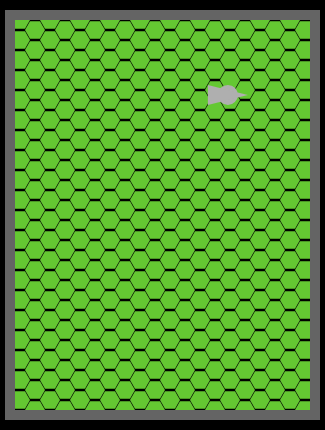
Frame 1 (no input)
Frame 60 (no input): identical to frame 1, image omitted
Frame 120 (the mouse pressed at the canvas centre since frame 60): identical to frame 1, image omitted

The p5.js sketch that drew this single still picture (run headless with seeded random() and noise() and a simulated clock; from frame 60 on, the mouse is pressed at the canvas centre):

// p5.js sketch
// ── sketch.js
var headCount = 20
var headSize = 10
var ts = headSize*2
var fieldWidth = 20
var fieldHeight = 20

var border = 10
var canvisWidth = fieldWidth * (ts * .75) + ts / 4
var canvisHeight = (fieldHeight) * (ts) + ts / 2
var fr = 120

function setup() {
  frameRate(fr)
  createCanvas(canvisWidth + border * 2, canvisHeight + border * 2);
  createField(border, border, fieldWidth / 2, fieldHeight, ts);
  // newSheepPop(width / 2, height / 2, headCount, headSize)
  testSheep(width / 2, height / 2, 1, headSize)
}

function draw() {
  clear()
  background(0)

  fieldIs()
  sheepPopIs()
  // shepherdessIs(sheepPop)
  


  // fence
  let fenceX = 0 + border
  let fenceY = 0 + border + ts / 4
  let fenceWidth = width - border * 2
  let fenceHeight = height - border * 2 - ts / 2
  noFill()
  stroke(100)
  strokeWeight(ts / 2)
  rect(fenceX, fenceY, fenceWidth, fenceHeight)
}
// ── field.js
var field = []

function fieldIs(){
    for (let tile of field) {
        tile.is()
    }
}

function createField(x, y, h, w, s) {
    for (i = 1; i <= w ; i++) {
      for (ii = 0; ii < h; ii++){
        field.push(new Tile(x + s/2 + (ii*((s)*1.5)), y + -s/2 + (i*(s)), s,field.length-1));
      }
      for (ii = 0; ii < h; ii++){
        field.push(new Tile(x+ s*1.25 + (ii*((s)*1.5)), y + (i*(s)), s,field.length-1));
      }
    }
  }
  
  function logistic(t) {
      return 1/(1+(Math.E**(t*-1)))
  }

class Tile {
    constructor(x, y, s, n) {
        this.x = x
        this.y = y
        this.pos = createVector(x,y)
        this.s = s/2
        this.growthTime = 13
        this.growth = 1
        this.growthRate = .0001
        this.stroke = 0
        this.strokeWeight = 1
        this.self = n
        this.isdead = false
    }

    is() {
        if (!this.isdead){
            this.grow();
            this.form();
        } else {
            this.dead()
        }
    }

    form() {
        let c = 255*this.growth
        let angle = TWO_PI / 6;
        fill(100,200,50,c)
        // stroke(this.stroke)
        noStroke()
        strokeWeight(this.strokeWeight);
        beginShape();
        for (let a = 0; a < TWO_PI; a += angle) {
        let sx = this.x + cos(a) * this.s;
        let sy = this.y + sin(a) * this.s;
        vertex(sx, sy);
        }
        endShape(CLOSE);
    }

    dead(){
            let c = 255*this.growth
            let angle = TWO_PI / 6;
            fill(300,0,0,c)
            // stroke(this.stroke)
            noStroke()
            strokeWeight(this.strokeWeight);
            beginShape();
            for (let a = 0; a < TWO_PI; a += angle) {
            let sx = this.x + cos(a) * this.s;
            let sy = this.y + sin(a) * this.s;
            vertex(sx, sy);
            }
            endShape(CLOSE);
    }

    grow() {
        if (this.growthTime < 13 && this.growth < 1) {
            this.growthTime = this.growthTime + this.growthRate;
            this.growth = logistic(this.growthTime)
        }
        if (this.growthTime > 13 || this.growth > 1)  {
            this.growthTime = 13;
            this.growth = 1
        }
        if (this.growth <= .3) {
            this.isdead = true
        }
    }


    eat(rate) {
        if (this.growth > 0) {
            this.growthTime = this.growthTime - rate;
            this.growth = logistic(this.growthTime)

        }
    }
}
// ── herd.html
<!DOCTYPE html>
<html lang="en">
  <head>
    <meta charset="utf-8" />
    <meta name="viewport" content="width=device-width, initial-scale=1.0">

    <title>Sketch</title>

    <link rel="stylesheet" type="text/css" href="style.css">

    <script src="p5.js"></script>
    <!-- <script src="p5.dom.js"></script> -->

  </head>

  <body>
    <!-- <script src="herds.js"></script> -->
    <script src="field.js"></script>
    <script src="sheep.js"></script>
    <script src="shepherdess.js"></script>
    <script src="sketch.js"></script>
  </body>
</html>
// ── sheep.js
//Sheep object array
var sheepPop = []
//sheep object population initialization
function newSheepPop(x, y, h, s) {
    let spread = 100
    for (let i = 0; i < h; i++) {
        // sheepPop.push(new Sheep(random(x- width/spread, x+ width/spread), random(y- height/spread, y+ height/spread),s,i))
        // sheepPop.push(new Sheep(0,0,s,i))
        // sheepPop.push(new Sheep(width/2,height/2,s,i))
        sheepPop.push(new Sheep(random(border, width - border), random(border, height - border), s, i))
    }
}
//test sheep intialization
function testSheep(x, y, h, s) {
    sheepPop.push(new Sheep(random(border, width - border), random(border, height - border), s, 0))
}
//Sheep object population is function
function sheepPopIs() {
    for (let sheep of sheepPop) {
        sheep.is()
    }
}

class Sheep {
    constructor(x, y, r) {
        //meta physics
        this.noiseSeed = noiseSeed()
        this.noiseCount = 0
        this.mouse = createVector(mouseX, mouseY)
        //passive physics
        this.size = r * 2
        this.color = random(100, 200)
        this.reach = this.size
        this.speedMax = 1 // max distance traveled in a single frame
        this.accelerationRate = .01 //0-1
        this.decelerationRate = .01 //0-1
        this.turnMax = .03 // 0 - 3.14
        // this.cRate = .05
        this.maxSight = 70
        //active physics
        this.pos = createVector(x, y)
        this.velocity = createVector(x, y)
        this.speed = 0
        this.orientation = 0

        //behavioral constraints
        // this.accelerationFunction = //0-1
        // this.decelerationFunction = //0-1

        //knowledge
        this.food = []
        this.foodGrades = [1, .7, .4, .1]

        this.nearestFood = 0
        this.nearestFoodLocation = createVector(x, y)
        this.nearestFoodDistance = 0
        

        //behavior
        this.cRate = .05
        this.maxC = 0
        this.speedTarget = 0 //0 - 1
        this.accelerationTarget = 0
        this.faceTarget = this.velocity.heading()
        this.target = createVector(x, y)

        //flags
        this.eating = false
        this.moving = false
    }

    is() {
        this.metaPhysics()
        this.behavior()
        this.Physics()
        this.form()
    }

    
    metaPhysics() {
        this.noiseCount++
        this.mouse.set(mouseX, mouseY)
    }

    behavior() {
        this.graze()
    }


    locateFood() {

        this.food.length = 0
        for (let i = 0; i < field.length; i++) {
            if (p5.Vector.dist(field[i].pos, this.pos) <= this.maxSight) {
                this.food.push(i)
            }
        }


        let gradeA = []
        let gradeB = []
        let gradeC = []
        let nearestFieldRunner = Infinity;
        let nearestFoodTemp = false



        for (let member of this.food) {
            if (field[member].growth >= this.foodGrades[0]) {
                gradeA.push(member)
            } else if (field[member].growth >= this.foodGrades[1]) {
                gradeB.push(member)
            } else if (field[member].growth >= this.foodGrades[2]) {
                gradeC.push(member)
            }
        }


        if (gradeA.length > 0) {
            this.maxC = this.foodGrades[0 + 1]
            for (let n of gradeA) {
                let d = p5.Vector.dist(field[n].pos, this.pos)
                if (d < nearestFieldRunner) {
                    // update the nearest field tile
                    nearestFoodTemp = n
                    // update running closest
                    nearestFieldRunner = d
                }
            }
            // this.nearestGrass = prime[Math.floor(Math.random()*prime.length)]
        } else if (gradeB.length > 0) {
            this.maxC = this.foodGrades[1 + 1]
            for (let n of gradeB) {
                let d = p5.Vector.dist(field[n].pos, this.pos)
                if (d < nearestFieldRunner) {
                    // update the nearest field tile
                    nearestFoodTemp = n
                    // update running closest
                    nearestFieldRunner = d
                }
            }
            // this.nearestGrass = subPrime[Math.floor(Math.random()*subPrime.length)]
        } else if (gradeC.length > 0) {
            this.maxC = this.foodGrades[2 + 1]
            for (let n of gradeC) {
                let d = p5.Vector.dist(field[n].pos, this.pos)
                if (d < nearestFieldRunner) {
                    // update the nearest field tile
                    nearestFoodTemp = n
                    // update running closest
                    nearestFieldRunner = d
                }
            }
        }
        this.nearestFood = nearestFoodTemp
        if (this.nearestFood != false) {
            this.nearestFoodLocation = field[this.nearestFood].pos
            this.nearestFoodDistance = p5.Vector.dist(this.nearestFoodLocation, this.pos)
            this.nearestFoodDirection = p5.Vector.sub(this.nearestFoodLocation, this.pos).heading()
        }
        // console.log(this.nearestFoodDistance)
        // console.log(field[this.nearestFood].growth)
        // console.log(this.maxC + this.cRate)
    }

    graze() {

        this.face(this.target)

        if (!this.eating && !this.moving) {
            this.locateFood()
        }

        if (this.nearestFoodDistance > this.reach && !this.eating) {
            this.seek(this.nearestFoodLocation)
        }

        if (!this.moving) {
            this.eat(field[this.nearestFood])
        }
    }


    Physics() {
        // this.speed = this.speedMax * this.speedTarget
        this.velocity = p5.Vector.sub(this.target, this.pos);
        this.velocity.setMag(this.speed);
        this.pos = this.pos.add(this.velocity)

        this.fence()
    }

    fence() {
        let boundryBuff = ts / 2
        let fenceX = 0 + border
        let fenceY = 0 + border + ts / 4
        let fenceWidth = width - border
        let fenceHeight = height - border - ts / 2

        if (this.pos.x >= fenceWidth - boundryBuff) {
            this.pos.x = this.pos.x - 1
        }
        if (this.pos.y >= fenceHeight - boundryBuff) {
            this.pos.y = this.pos.y - 1
        }
        if (this.pos.x <= fenceX + boundryBuff) {
            this.pos.x = this.pos.x + 1
        }
        if (this.pos.y <= 0 + fenceY + boundryBuff) {
            this.pos.y = this.pos.y + 1
        }
    }

    // face() {

    // }

    form() {
        noStroke();
        fill(this.color);
        ellipse(this.pos.x, this.pos.y, this.size)
        push();
        translate(this.pos.x, this.pos.y);
        rotate(this.orientation)
        triangle(-this.size, -this.size / 2, -this.size, this.size / 2, this.size, 0)
        pop()
    }

    accelerate(at = 1) {
        this.accelerationTarget = at
        if (this.speed < this.speedTarget) (
            this.speed = this.speed + (this.accelerationRate)
        )
        if (this.speed > this.speedTarget) (
            this.speed = this.speed - (this.decelerationRate)
        )

    }

    seek(target) {
        this.target.set(target.x, target.y)
        let targetDist = p5.Vector.dist(this.target, this.pos)
        this.face(this.target)
        if (targetDist > this.reach * 5) {
            this.moving = true
            this.speedTarget = 1
            this.accelerate(1)
        } else if (targetDist > this.reach) {
            this.moving = true
            this.speedTarget = .5
            this.accelerate(1)
        } else if (targetDist <= this.reach) {
            this.moving = false
            this.speedTarget = .0
            this.speed = 0
        }
    }

    face(target) {
        let angleBetween = (this.orientation - (p5.Vector.sub(target, this.pos).heading())).toPrecision(2)
        console.log(this.orientation)
        console.log(this.target)
        if (angleBetween < -.01){
            // this.orientation -= .01
        }
        else if (angleBetween > .01){
            // this.orientation += .01
        }
        else {
            this.orientation = p5.Vector.sub(target, this.pos).heading()
        }
        
        // this.faceTarget = p5.Vector.sub(target, this.pos).heading()
        // this.faceTarget = target.heading()
        // let angleBetween = this.target.angleBetween(target).toPrecision(2)
        // // console.log(angleBetween)
        // if (angleBetween > 0.00 && angleBetween >this.turnMax){
        //     // console.log("left")
        //     // this.orientation = (this.orientation + this.faceTarget)/2
        //     this.orientation = this.orientation + this.turnMax
        //     // console.log(this.orientation)
        //     }
        // else if (angleBetween < 0 && angleBetween < -this.turnMax){
        //     // console.log("right")
        //         // this.orientation = (this.orientation + this.faceTarget)/2
        //         this.orientation = this.orientation - this.turnMax
        //         // console.log(this.orientation)
        //     } else {
        //         this.orientation = this.faceTarget
        //     }
        // this.orientation = (p5.Vector.sub(target, this.pos).heading())
    }

    eat(target) {
        if (target.growth > this.maxC + this.cRate) {
            // console.log("omnom")
            this.eating = true
            this.face(target.pos)
            target.eat(this.cRate)
        }else if (this.eating) {
            this.eating = false
        }

    }
}
// ── shepherdess.js
var myWorks = []

function shepherdessIs(pop) {
    var locList = []

    for (let sheep of pop) {
        locList.push(sheep.pos)
    }

    // console.log(locList)
    ozimandius(locList)
}

function ozimandius(population) {
    // population = [a, b, c, d]
    // myWorks = []

    // population = [b, c, d]
    // myWorks = [[a]]

    //               ?  ?  ?
    // population = [b, c, d]
    // myWorks = [[a]]

    //               y  n  n
    // population = [b, c, d]
    // myWorks = [[a]]

    // population = [c, d]
    // myWorks = [[a, b]]

    //               ?  ?
    // population = [c, d]
    // myWorks = [[a, b]]

    //               n  n
    // population = [c, d]
    // myWorks = [[a, b]]

    // population = [d]
    // myWorks = [[c], [a, b]]

    //               ?
    // population = [d]
    // myWorks = [[c], [a, b]]

    //               n
    // population = [d]
    // myWorks = [[c], [a, b]]

    // population = []
    // myWorks = [[d], [c], [a, b]]

    // len(population) == 0 -> EXIT

    function closeAny(vector, current_chain) {
        var isClose = false;
        for (chain_member of current_chain) {
            isClose = vector.dist(chain_member) <= threshold;
        }
        return isClose;
    }

    myWorks.length = 0;
    var threshold = sheepPop[0].maxSight;
    // var threshold = 10 *2

    // Initialize the first chain with a point.
    // Move population[0] -> myWorks[0][0]
    myWorks.unshift([population.shift()]); // removes item from begining of population and adds it to beginign of my works

    // Until every member is assigned to a chain.
    while (population.length > 0) {
        // unshift = Specify a new chain.
        // shift = Remove a population member.

        // We set the convention that the current chain always at position 0. (tldr assert dominance)
        var current_chain = myWorks[0]

        // Find the population member indices that are close enough.
        var close_population = [];
        for (index in population) {
            if (closeAny(population[index], current_chain)) {
                close_population.push(index);
            }
        }

        // Make a new chain if no members of the population are close enough to any
        // member(s) of the current chain.
        if (close_population.length == 0)
            myWorks.unshift([population.shift()])

        // Add close members if they exist.
        else if (close_population.length > 0) {
            // Add to the current chain.
            for (index of close_population) {
                myWorks[0].push(population[index])
            }

            // Delete from the population once added to the current chain.
            for (var i = close_population.length - 1; i >= 0; i--) {
                population.splice(close_population[i], 1);
            }
        }
    }
    // console.log(myWorks)
    for (let herd of myWorks) {
        if (herd.length > 1) {
            bound(herd)
        }
    }
}

function bound(herd) {
    // console.log(herd)
    // let red = random(255); // r is a random number between 0 - 255
    // let green = random(100,200); // g is a random number betwen 100 - 200
    // let blue = random(100); // b is a random number between 0 - 100
    // let a = random(200,255); // a is a random number between 200 - 255

    let sum = createVector(0, 0);
    for (let member of herd) {
        sum.add(member)
    }
    let centroid = sum.div(herd.length)

    let rectLeft = 0
    let rectTop = 0
    let rectRight = 0
    let rectBottom = 0
    let max = 0;
    let boundRRunner = 0
    let boundBRunner = 0
    let boundLRunner = 0
    let boundTRunner = 0

    for (let member of herd) {
        let d = centroid.dist(member)
        let dd = p5.Vector.sub(centroid, member)
        let x = member.x
        let y = member.y
        if (d > max) {
            max = d
        }
        if (dd.x > 0 && dd.x > boundTRunner) {
            rectLeft = x
            boundTRunner = dd.x
        }
        if (dd.y > 0 && dd.y > boundRRunner) {
            rectTop = y
            boundRRunner = dd.y
        }
        if (dd.x < 0 && dd.x < boundBRunner) {
            rectRight = x
            boundBRunner = dd.x
        }
        if (dd.y < 0 && dd.y < boundLRunner) {
            rectBottom = y
            boundLRunner = dd.y
        }
    }

    let buff = 10
    // color(red, green, blue, a)
    noFill();
    stroke(255)
    strokeWeight(3)
    beginShape();
    vertex(rectLeft - buff, rectTop - buff);
    vertex(rectRight + buff, rectTop - buff);
    vertex(rectRight + buff, rectBottom + buff);
    vertex(rectLeft - buff, rectBottom + buff);
    endShape(CLOSE);

    // ellipse(centroid.x, centroid.y, max*2)
    for (sheep of herd) {
        fill(255,0,0,255)
        textSize(sheepPop[0].size);
        text(String(herd.length), sheep.x - sheepPop[0].size / 3, sheep.y + sheepPop[0].size / 2);
    }
    // fill(255, 0, 0, 255)
    // textSize(sheepPop[0].size);
    // // text(String(herd.length), (rectRight + rectLeft) / 2, (rectTop + rectBottom) / 2)
    // text("Sub-HerdID " + String(herd.length), rectLeft - buff, rectTop-buff)
}

function spook(x=mouseX,y=mouseY,w=30) {
    let pos = createVector(x,y)
    let stop = 7
    ellipse(x,y,w/3)
    fill(0,0,0,0)
    ellipse(x,y,w)
    ellipse(x,y,w*stop)
    for (let member of sheepPop) {
        if (p5.Vector.dist(pos,member.pos)<=w/2 && keyIsDown(32)){
            member.spooked = true
            member.spook = pos
            // console.log(member.spooked)
            // console.log("dicks")
        }
        if (p5.Vector.dist(pos,member.pos)>=(w*stop)/2 && member.spooked==true || !keyIsDown(32)){
            member.spooked = false
            // console.log(member.spooked)
        }
    }
}

function contain(x=mouseX,y=mouseY,w=20) {
    let pos = createVector(x,y)
    let inBound = (w*7)*.9
    let bound = w*7
    ellipse(x,y,w/3)
    fill(0,0,0,0)
    ellipse(x,y,inBound)
    ellipse(x,y,bound)
    for (let member of sheepPop) {
        let dist = p5.Vector.dist(pos,member.pos)

        if (dist<=inBound/2){
            member.contained = true
            member.container = pos
            member.containerBound = bound/2
        } else {
            member.contained = false
        }
        if (dist<=bound/2 && dist>=inBound/2 && member.contained == false){
            member.lured = true
            member.lure = pos
            // console.log(member.spooked)
            // console.log("dicks")
        }
        if (((dist<=(inBound)/2 || dist>=(bound)/2) && member.lured==true)|| member.contained){
            member.lured = false
            // console.log(member.spooked)
        }
        if (keyIsDown(32) && member.contained){
            member.lured = true
            member.lure = pos
        }
    }
}
